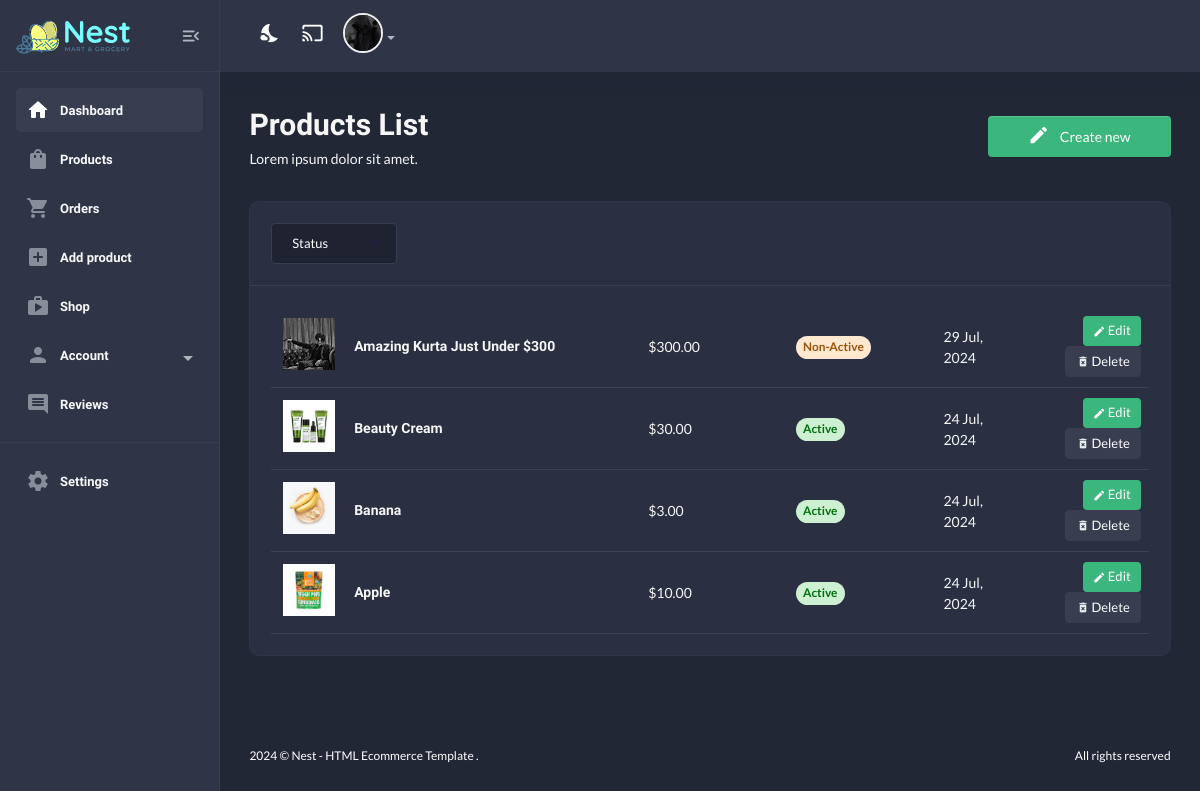
/useradmin/products/ (signed in), run on an earlier commit of the app's database.
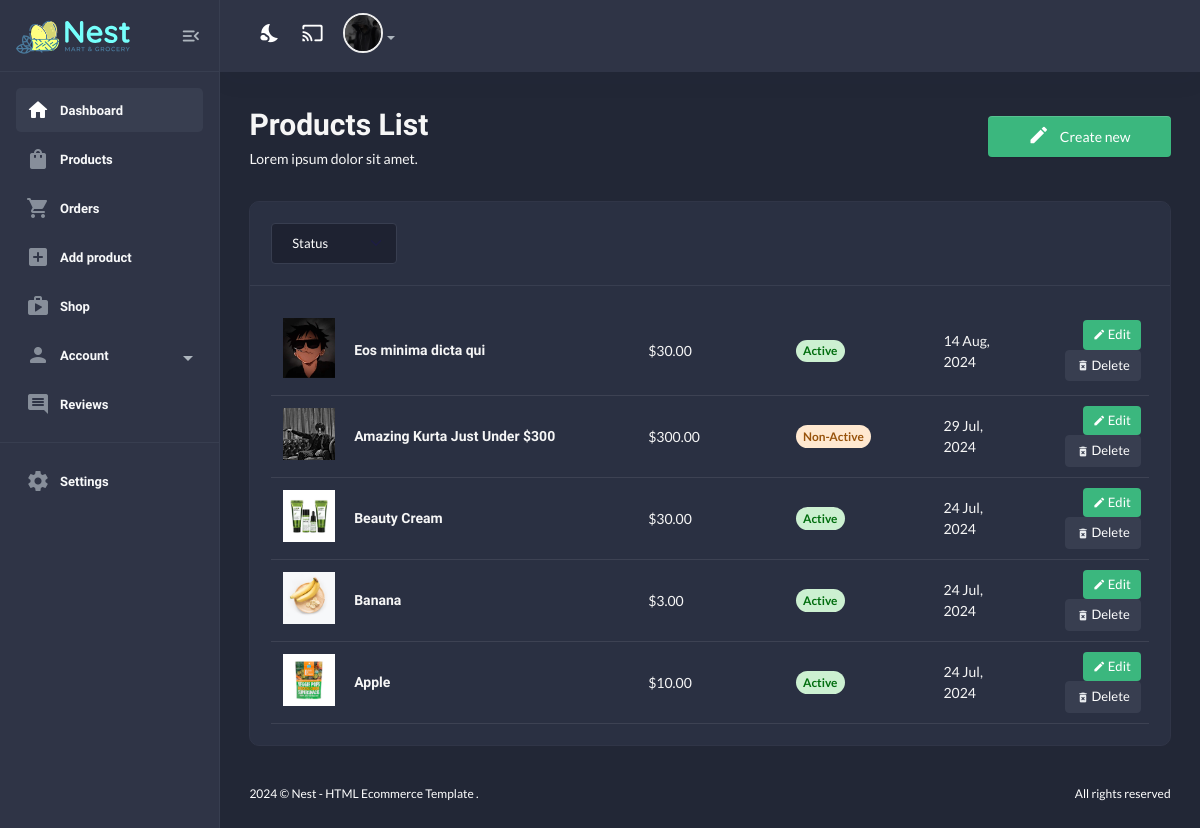
And on a later commit of the database.
### core/models.py (models this page shows, shortened)
class Product(models.Model):
    pid = ShortUUIDField(unique=True, length = 10, max_length=20, alphabet = "abcdef12345")
    user = models.ForeignKey(User, on_delete=models.SET_NULL, null = True)
    category = models.ForeignKey(Category, on_delete=models.SET_NULL, null = True, related_name="category")
    vendor = models.ForeignKey(Vendor, on_delete=models.SET_NULL, null = True, related_name="vendor")
    title = models.CharField(max_length=100, default="Fresh Pear")
    image = models.ImageField(upload_to=user_directory_image, default="product.jpg")
    description = RichTextUploadingField(max_length=10000, default="This is the Vendor!")
    price = models.DecimalField(max_digits=12, decimal_places=2, default="1.99")
    old_price = models.DecimalField(max_digits=12, decimal_places=2, default="2.99")
    specifications = RichTextUploadingField(null=True, blank=True)
    type = models.CharField(max_length=100, default="Organic", null=True, blank=True)
    stock_count = models.CharField(max_length=100, default="10", null=True, blank=True)
    life = models.CharField(max_length=100, default="100 Days", null=True, blank=True)
    mfd = models.DateTimeField(auto_now_add=False, null=True, blank=True)
    tags = TaggableManager(blank=True)
    product_status = models.CharField(choices=STATUS, max_length=10, default="in_review")
    status = models.BooleanField(default=True)
    in_stock = models.BooleanField(default=True)
    featured = models.BooleanField(default=False)
    digital = models.BooleanField(default= False)
    deal_of_the_day = models.BooleanField(default=False)
    sku = ShortUUIDField(unique=True, length =4, max_length=10, prefix="sku", alphabet="1234567890")
    date = models.DateTimeField(auto_now_add=True)
    updated = models.DateTimeField(null=True, blank=True)
    class Meta:
        verbose_name_plural = "Products"

### useradmin/decorators.py (the view)
    def wrapper(request, *args, **kwargs):
        if request.user.is_superuser != True:
            messages.warning(request, "You are not authorized to access this page!")
            return redirect("/user/login")
        return view_func(request, *args, **kwargs)

### core/context_processors.py (called while the page is built)
def default(request):
    categories = Category.objects.all()
    vendors = Vendor.objects.all()
    min_max_price = Product.objects.aggregate(Min("price"), Max("price"))
    if request.user.is_authenticated:
        try:
            address = Address.objects.filter(user=request.user)
        except Address.DoesNotExist:
            address = None
    else:
        address = None
    try:
        wishlist = WishList.objects.filter(user=request.user)
    except:
        messages.success(request, "you need to login first")
        wishlist = 0
    return {
        "categories": categories,
        "address": address,
        "vendors": vendors,
        "wishlist": wishlist,
        "min_max_price": min_max_price,
    }

### useradmin/views.py (called while the page is built)
@admin_required
def products(request):
    all_products = Product.objects.all().order_by("-id")
    all_categories = Category.objects.all()
    context = {
        'all_products': all_products,
        'all_categories': all_categories,
    }
    return render(request, "useradmin/products.html", context)

### templates/useradmin/products.html (shortened to what this page needs)
{% extends "useradmin/base.html" %}
    {% load static %}
        {% block content %}
            <section class="content-main">
                <div class="content-header">
                    <div>
                        <h2 class="content-title card-title">Products List</h2>
                        <p>Lorem ipsum dolor sit amet.</p>
                    </div>
                    <div>
                        <a href="{% url "useradmin:add-product" %}" class="btn btn-primary rounded"><i class="material-icons md-edit mr-10"></i>Create new</a>
                    </div>
                </div>
                <div class="card mb-4">
                    <header class="card-header">
                        <div class="row align-items-center">
                            <div class="col-md-2 col-6">
                                <select class="form-select">
                                    <option selected>Status</option>
                                </select>
                            </div>
                        </div>
                    </header>
                    <div class="card-body">
                        {% for p in all_products %}
                        <article class="itemlist">
                            <div class="row align-items-center">
                                <div class="col-lg-4 col-sm-4 col-8 flex-grow-1 col-name">
                                    <a class="itemside" href="#">
                                        <div class="left">
                                            <img src="{{p.image.url}}" class="img-sm img-thumbnail" alt="Item" />
                                        </div>
                                        <div class="info">
                                            <h6 class="mb-0">{{p.title|truncatechars:30}}</h6>
                                        </div>
                                    </a>
                                </div>
                                <div class="col-lg-2 col-sm-2 col-4 col-price"><span>${{p.price}}</span></div>
                                <div class="col-lg-2 col-sm-2 col-4 col-status">
                                    {% if p.status == True %}
                                    <span class="badge rounded-pill alert-success">Active</span>
                                    {% else %}
                                    <span class="badge rounded-pill alert-warning">Non-Active</span>
                                    {% endif %}
                                </div>
                                <div class="col-lg-1 col-sm-2 col-4 col-date">
                                    <span>{{p.date|date:"d M, Y"}}</span>
                                </div>
                                <div class="col-lg-2 col-sm-2 col-4 col-action text-end">
                                    <a href="{% url "useradmin:edit-product" p.pid %}" class="btn btn-sm font-sm rounded btn-brand"> <i class="material-icons md-edit"></i> Edit </a>
                                    <a href="{% url "useradmin:delete-product" p.pid %}" class="btn btn-sm font-sm btn-light rounded"> <i class="material-icons md-delete_forever"></i> Delete </a>
                                </div>
                            </div>
                        </article>
                        {% endfor %}
                    </div>
                </div>
            </section>
{% endblock content %}

What changed in the data, as far as the page shows it:
added Product: image (picture), title "Eos minima dicta qui", price "30.00", status "Active", date "14 Aug, 2024"
